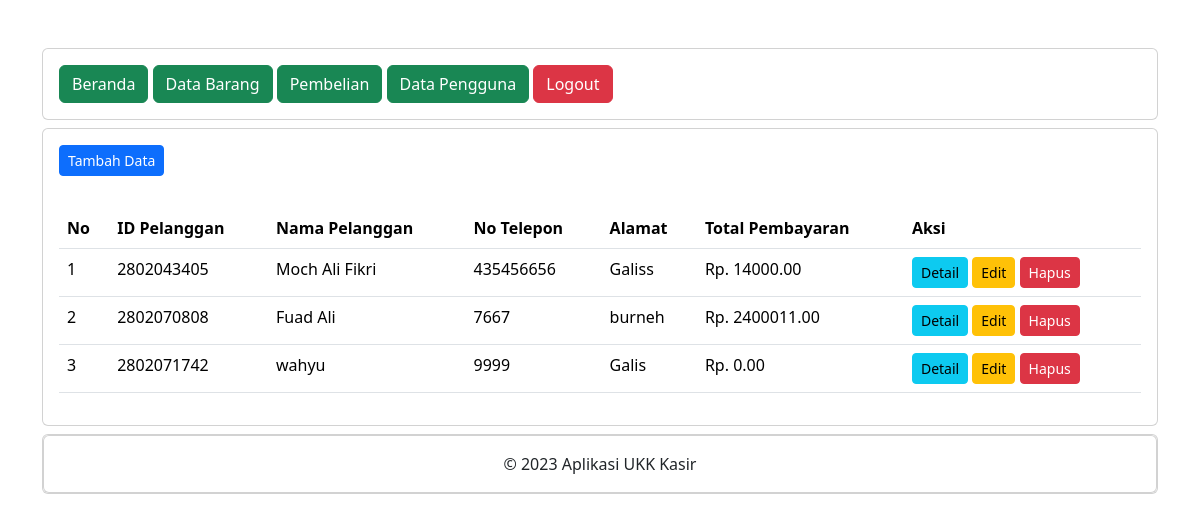
Page /administrator/pembelian.php (signed in) on the committed database.
### tables this page shows
CREATE TABLE `penjualan` (
  `PenjualanID` int(11) NOT NULL,
  `TanggalPenjualan` date NOT NULL,
  `TotalHarga` decimal(10,2) NOT NULL,
  `PelangganID` int(11) UNSIGNED NOT NULL
);

CREATE TABLE `pelanggan` (
  `PelangganID` int(11) UNSIGNED NOT NULL,
  `NamaPelanggan` varchar(255) NOT NULL,
  `Alamat` text NOT NULL,
  `NomorTelepon` varchar(15) NOT NULL
);

### administrator/pembelian.php (the view, shortened to what this page needs)
<?php
include "header.php";
include "navbar.php";
?>
<div class="card mt-2">
    <div class="card-body">
        <button type="button" class="btn btn-primary btn-sm" data-bs-toggle="modal" data-bs-target="#tambah-data">
            Tambah Data
        </button>
    </div>
    <div class="card-body">
        <table class="table">
            <thead>
                <tr>
                    <th>No</th>
                    <th>ID Pelanggan</th>
                    <th>Nama Pelanggan</th>
                    <th>No Telepon</th>
                    <th>Alamat</th>
                    <th>Total Pembayaran</th>
                    <th>Aksi</th>
                </tr>
            </thead>
            <tbody>
                <?php
                include '../koneksi.php';
                $no =1;
                $data = mysqli_query($koneksi,"SELECT * FROM pelanggan INNER JOIN penjualan ON pelanggan.PelangganID=penjualan.PelangganID");
                while($d = mysqli_fetch_array($data)){
                    ?>
                <tr>
                    <td><?php echo $no++; ?></td>
                    <td><?php echo $d['PelangganID']; ?></td>
                    <td><?php echo $d['NamaPelanggan']; ?></td>
                    <td><?php echo $d['NomorTelepon']; ?></td>
                    <td><?php echo $d['Alamat']; ?></td>
                    <td>Rp. <?php echo $d['TotalHarga']; ?></td>
                <td>
                    <a class="btn btn-info btn-sm" href="detail_pembelian.php?PelangganID=<?php echo $d['PelangganID']; ?>">Detail</a>
                    <button type="button" class="btn btn-warning btn-sm" data-bs-toggle="modal" data-bs-target="#edit-data<?php echo $d['PelangganID']; ?>">
                    Edit
                    </button>
                    <button type="button" class="btn btn-danger btn-sm" data-bs-toggle="modal" data-bs-target="#hapus-data<?php echo $d['PelangganID']; ?>">
                    Hapus
                    </button>
                    </td>
                </tr>
            <?php    } ?>
            </tbody>
        </table>
    </div>
</div>
            <?php
            include "footer.php";
            ?>

### administrator/header.php (shortened to what this page needs)
<!doctype html>
<html>
  <head>
    <link href="https://cdn.jsdelivr.net/npm/bootstrap@5.3.2/dist/css/bootstrap.min.css" rel="stylesheet">
  </head>
  <body>
    <div class="container">
        <div class="content">

### administrator/navbar.php
<div class="card mt-5">
    <div class="card-body">
        <a href="index.php" class="btn btn-success" style="--bs-btn-hover-bg: #055160; --bs-btn-hover-border-color: #055160;">Beranda</a>
        <a href="data_barang.php" class="btn btn-success" style="--bs-btn-hover-bg: #055160; --bs-btn-hover-border-color: #055160;">Data Barang</a>
        <a href="pembelian.php" class="btn btn-success" style="--bs-btn-hover-bg: #055160; --bs-btn-hover-border-color: #055160;">Pembelian</a>
        <a href="data_pengguna.php" class="btn btn-success" style="--bs-btn-hover-bg: #055160; --bs-btn-hover-border-color: #055160;">Data Pengguna</a>
        <a href="../logout.php" class="btn btn-danger" style="--bs-btn-hover-bg: #58151c; --bs-btn-hover-border-color: #58151c;">Logout</a>
    </div>
</div>

### administrator/footer.php (shortened to what this page needs)
                    <div class="card mt-2 mb-5">
                        <div class="card">
                            <div class="card-body text-center">
                                &copy; 2023 Aplikasi UKK Kasir
                            </div>
                        </div>
                    </div>
  </body>
</html>

### rows in the picture
penjualan: PelangganID "2802043405", PelangganID.NamaPelanggan "Moch Ali Fikri", PelangganID.NomorTelepon "435456656", PelangganID.Alamat "Galiss", TotalHarga "14000.00"
penjualan: PelangganID "2802070808", PelangganID.NamaPelanggan "Fuad Ali", PelangganID.NomorTelepon "7667", PelangganID.Alamat "burneh", TotalHarga "2400011.00"
penjualan: PelangganID "2802071742", PelangganID.NamaPelanggan "wahyu", PelangganID.NomorTelepon "9999", PelangganID.Alamat "Galis", TotalHarga "0.00"
